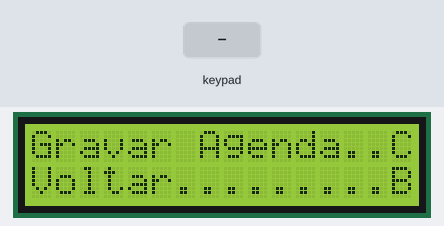
The sketch below on a simulated ESP32. On the bench: 16×2 character LCD. Wiring (inferred from the names in the program): 4×4 keypad with keys 1 2 3 A 4 5 6 B 7 8 9 C * 0 # D (labels assumed): rows GPIO 4, GPIO 5, GPIO 6, GPIO 7; columns GPIO 8, GPIO 9, GPIO 10, GPIO 11. The inputs (shaded band) are chosen by the test bench. What the sketch prints to the serial monitor is not drawn.

Above: at 2.7 s.
2.8 s: key 'C' pressed
At 4.7 s:
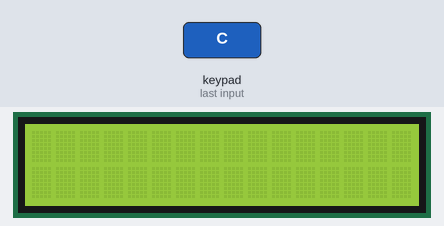
5.4 s: keypad keys 1 2 # pressed 0.4 s apart
At 5.7 s:
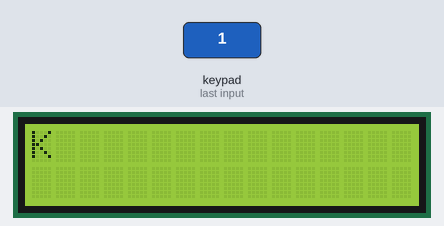
8.1 s: keypad keys 2 5 * pressed 0.4 s apart
At 9.0 s:
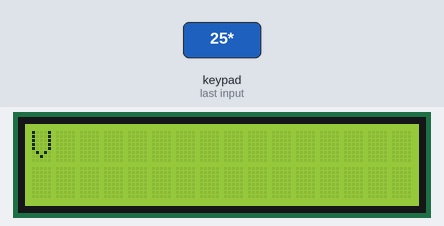
10.8 s: key 'B' pressed
At 11.1 s:
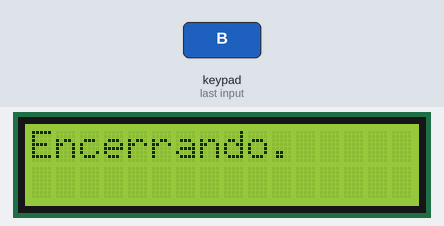
Timing chart, 0 to 13.8 s (numbered marks = the images above; inputs shaded):
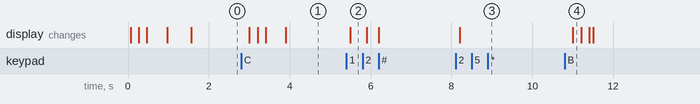

The sketch:

Agenda_Eletronica_Arduino16x2.ino
```cpp
//----------------------------------------------------------------------------------------------
// Projeto: Agenda Eletrônica com ESP32 e DisplayLCD20x4
// Autor: João Vitor Barros Bertin
//----------------------------------------------------------------------------------------------

// Incluindo biblioteca do display
#include <LiquidCrystal.h>

// Definindo variáveis dos pinos do display
LiquidCrystal lcd{12, 13, 5, 4, 3, 2};
// Definindo variáveis das linhas e colunas do Teclado Matricial
int linha1=4, linha2=5, linha3=6, linha4=7;
int coluna1=8, coluna2=9, coluna3=10, coluna4=11;
// Variável seletora de funções
int selec_funcao=0;
// Definindo variáveis dos diferentes conjuntos de botões
/* É necessário usar variáveis de primeiro botão para não
   dar conflito nos códigos das letras, mais abaixo.
   EX: A seria 0 e 1, enquanto J seria 1 e 0 e os dois
   seriam impressos, causando conflito */
int primbtn1=0, primbtn2=0, primbtn0=0,
btn1=0, btn2=0, btn3=0, btnA=0,
btn4=0, btn5=0, btn6=0, btnB=0,
btn7=0, btn8=0, btn9=0, btnC=0,
btnast, btn0=0, btnhash, btnD=0;

// Sistema para descer linha no display
int linha_atual=0, contador_coluna=0;

void setup()
{
// Iniciando display LCD - 16 colunas, 2 linhas
  lcd.begin(16, 2);
  lcd.setCursor(0, 0);
  lcd.print("Iniciando.");
  delay(200);
  lcd.print(".");
  delay(200);
  lcd.print(".");
  delay(500);
  lcd.clear();
  delay(100);
// Inicializando monitor serial
  Serial.begin(9600);
  Serial.print("Iniciando.");
  delay(200);
  Serial.print(".");
  delay(200);
  Serial.println(".");
  delay(100);
// Definindo todos os fios das linhas como saídas
  pinMode(linha1, OUTPUT);
  pinMode(linha2, OUTPUT);
  pinMode(linha3, OUTPUT);
  pinMode(linha4, OUTPUT);
// Definindo todos os fios das colunas como entradas
  pinMode(coluna1, INPUT);
  pinMode(coluna2, INPUT);
  pinMode(coluna3, INPUT);
  pinMode(coluna4, INPUT);
}

void loop()
{
  int contador=0;
  primbtn1=0, primbtn2=0, primbtn0=0,
  btn1=0, btn2=0, btn3=0, btnA=0,
  btn4=0, btn5=0, btn6=0, btnB=0,
  btn7=0, btn8=0, btn9=0, btnC=0,
  btn0=0, btnD=0;
  if (selec_funcao==0) {
// Print da tela de seleção da Agenda
    lcd.setCursor(0, 0);
    lcd.print("Gravar Agenda..C");
    lcd.setCursor(0, 1);
    lcd.print("Voltar.........B");
    Serial.println("Gravar Agenda..C");
    Serial.println("Voltar.........B");
  }

// Condição que joga para linha de baixo após prencher a linha
// de cima (No Display 16X2, 16 colunas ou caracteres)
  if (contador_coluna>15) {
    linha_atual=1;
    contador_coluna=0;
  }

// Condição que reínicia as linhas após passar o número máximo
// (No Display 16X2, 2 linhas)
  if (linha_atual>1) {
    linha_atual=0;
  }

// Repetição que dá 2 voltas para pegar os 2 digitos que formam
// o código das letras
  while (contador<2) {
    for (int linhax=4; linhax<8; linhax++) {
// Define por padrão, todas as linhas como 0V
      digitalWrite(linha1, LOW);
      digitalWrite(linha2, LOW);
      digitalWrite(linha3, LOW);
      digitalWrite(linha4, LOW);
// Coloca a linhax como 5V, visto que a cada repetição, o valor
// dela irá variar
      digitalWrite(linhax, HIGH);
// Leituras dos Botões, formando um curto circuito fechando as
// colunas
      if (digitalRead(coluna1)==HIGH) {
// Apenas executa a gravação de caracteres caso o usuário já
// tenha apertado C
        if (selec_funcao==1) {
          displaywrite(linhax, coluna1, contador);
          delay(100);
          contador++;
        }
      }
      if (digitalRead(coluna2)==HIGH) {
        if (selec_funcao==1) {
          displaywrite(linhax, coluna2, contador);
          delay(100);
          contador++;
        }
      }
      if (digitalRead(coluna3)==HIGH) {
        if (selec_funcao==1) {
          displaywrite(linhax, coluna3, contador);
          delay(100);
          contador++;
        }
      }
      if (digitalRead(coluna4)==HIGH) {
// Muda para o modo de gravação caso o usuário aperte o botão C
        if (selec_funcao==0) {
          if (linhax==6) {
            selec_funcao=1;
            contador=2;
            delay(200);
            lcd.clear();
            lcd.setCursor(0, 0);
            lcd.print("Gravando.");
            delay(200);
  			lcd.print(".");
  			delay(200);
  			lcd.print(".");
  			delay(500);
  			lcd.clear();
            Serial.println("Gravando...");
          }
        }
        if (selec_funcao==1) {
          displaywrite(linhax, coluna4, contador);
          delay(100);
          contador++;
        }
      }
    }
  }
}

void displaywrite(int linha, int coluna, int repeticao)
{
  lcd.setCursor(contador_coluna, linha_atual);
// Gravações da primeira leitura do Teclado Matricial
// Primeiro 1
  if ((linha==4 && coluna==8) && repeticao==0) {
    primbtn1=1;
  }
// Primeiro 2
  if ((linha==4 && coluna==9) && repeticao==0) {
    primbtn2=2;
  }
// Primeiro 0
  if ((linha==7 && coluna==9) && repeticao==0) {
    primbtn0=14;
  }
// 1
  if ((linha==4 && coluna==8) && repeticao==1) {
    btn1=1;
  }
// 2
  if ((linha==4 && coluna==9) && repeticao==1) {
    btn2=2;
  }
// 3
  if ((linha==4 && coluna==10) && repeticao==1) {
    btn3=3;
  }
// A
  if (linha==4 && coluna==11) {
    btnA=4;
  }
// 4
  if (linha==5 && coluna==8) {
    btn4=5;
  }
// 5
  if (linha==5 && coluna==9) {
    btn5=6;
  }
// 6
  if (linha==5 && coluna==10) {
    btn6=7;
  }
// B
  if (linha==5 && coluna==11) {
    selec_funcao=0;
    delay(200);
    lcd.clear();
    lcd.setCursor(0, 0);
    lcd.print("Encerrando.");
    delay(200);
  	lcd.print(".");
  	delay(200);
  	lcd.print(".");
  	delay(100);
  	lcd.clear();
    lcd.setCursor(0, 0);
    lcd.print("Gravar Agenda..C");
    lcd.setCursor(0, 1);
    lcd.print("Voltar.........B");
    Serial.println("");
    Serial.println("Gravar Agenda..C");
    Serial.println("Voltar.........B");
  }
// 7
  if (linha==6 && coluna==8) {
    btn7=9;
  }
// 8
  if (linha==6 && coluna==9) {
    btn8=10;
  }
// 9
  if (linha==6 && coluna==10) {
    btn9=11;
  }
// C
  if (linha==6 && coluna==11) {
    btnC=12;
  }
// *
  if (linha==7 && coluna==8) {
    contador_coluna=0;
    linha_atual++;
    Serial.println("");
  }
// 0
  if ((linha==7 && coluna==9) && repeticao==1) {
    btn0=14;
  }
// #
  if (linha==7 && coluna==10) {
    lcd.clear();
    contador_coluna=0;
    linha_atual=0;
  }
// D
  if (linha==7 && coluna==11) {
// Condição que impede que a coluna chegue a um valor negativo
    if (contador_coluna>0) {
      contador_coluna--;
    }
    lcd.setCursor(contador_coluna, linha_atual);
    lcd.print(" ");
  }

// Impressão dos caracteres
// 0 & 1 = A
  if (primbtn0==14 && btn1==1) {
    lcd.print("A");
    Serial.print("A");
    contador_coluna++;
  }
// 0 & 2 = B
  if (primbtn0==14 && btn2==2) {
    lcd.print("B");
    Serial.print("B");
    contador_coluna++;
  }
// 0 & 3 = C
  if (primbtn0==14 && btn3==3) {
    lcd.print("C");
    Serial.print("C");
    contador_coluna++;
  }
// 0 & 4 = D
  if (primbtn0==14 && btn4==5) {
    lcd.print("D");
    Serial.print("D");
    contador_coluna++;
  }
// 0 & 5 = E
  if (primbtn0==14 && btn5==6) {
    lcd.print("E");
    Serial.print("E");
    contador_coluna++;
  }
// 0 & 6 = F
  if (primbtn0==14 && btn6==7) {
    lcd.print("F");
    Serial.print("F");
    contador_coluna++;
  }
// 0 & 7 = G
  if (primbtn0==14 && btn7==9) {
    lcd.print("G");
    Serial.print("G");
    contador_coluna++;
  }
// 0 & 8 = H
  if (primbtn0==14 && btn8==10) {
    lcd.print("H");
    Serial.print("H");
    contador_coluna++;
  }
// 0 & 9 = I
  if (primbtn0==14 && btn9==11) {
    lcd.print("I");
    Serial.print("I");
    contador_coluna++;
  }
// 1 & 0 = J
  if (primbtn1==1 && btn0==14) {
    lcd.print("J");
    Serial.print("J");
    contador_coluna++;
  }
// 1 & 1 = K
  if (primbtn1==1 && btn1==1) {
    lcd.print("K");
    Serial.print("K");
    contador_coluna++;
  }
// 1 & 2 = L
  if (primbtn1==1 && btn2==2) {
    lcd.print("L");
    Serial.print("L");
    contador_coluna++;
  }
// 1 & 3 = M
  if (primbtn1==1 && btn3==3) {
    lcd.print("M");
    Serial.print("M");
    contador_coluna++;
  }
// 1 & 4 = N
  if (primbtn1==1 && btn4==5) {
    lcd.print("N");
    Serial.print("N");
    contador_coluna++;
  }
// 1 & 5 = O
  if (primbtn1==1 && btn5==6) {
    lcd.print("O");
    Serial.print("O");
    contador_coluna++;
  }
// 1 & 6 = P
  if (primbtn1==1 && btn6==7) {
    lcd.print("P");
    Serial.print("P");
    contador_coluna++;
  }
// 1 & 7 = Q
  if (primbtn1==1 && btn7==9) {
    lcd.print("Q");
    Serial.print("Q");
    contador_coluna++;
  }
// 1 & 8 = R
  if (primbtn1==1 && btn8==10) {
    lcd.print("R");
    Serial.print("R");
    contador_coluna++;
  }
// 1 & 9 = S
  if (primbtn1==1 && btn9==11) {
    lcd.print("S");
    Serial.print("S");
    contador_coluna++;
  }
// 2 & 0 = T
  if (primbtn2==2 && btn0==14) {
    lcd.print("T");
    Serial.print("T");
    contador_coluna++;
  }
// 2 & 1 = U
  if (primbtn2==2 && btn1==1) {
    lcd.print("U");
    Serial.print("U");
    contador_coluna++;
  }
// 2 & 2 = V
  if (primbtn2==2 && btn2==2) {
    lcd.print("V");
    Serial.print("V");
    contador_coluna++;
  }
// 2 & 3 = W
  if (primbtn2==2 && btn3==3) {
    lcd.print("W");
    Serial.print("W");
    contador_coluna++;
  }
// 2 & 4 = X
  if (primbtn2==2 && btn4==5) {
    lcd.print("X");
    Serial.print("X");
    contador_coluna++;
  }
// 2 & 5 = Y
  if (primbtn2==2 && btn5==6) {
    lcd.print("Y");
    Serial.print("Y");
    contador_coluna++;
  }
// 2 & 6 = Z
  if (primbtn2==2 && btn6==7) {
    lcd.print("Z");
    Serial.print("Z");
    contador_coluna++;
  }
// 2 & 7 = Space
  if (primbtn2==2 && btn7==9) {
    lcd.print(" ");
    Serial.print(" ");
    contador_coluna++;
  }
}
```

Measured:
- after the input at 2.8 s, the display: first changes after 0.20 s (image 1 shows a later state)
- after the input at 5.4 s, the display: changes after 0.10 s (image 2)
- after the input at 8.1 s, the display: changes after 0.10 s (image 3)
- after the input at 10.8 s, the display: changes after 0.20 s (image 4)
